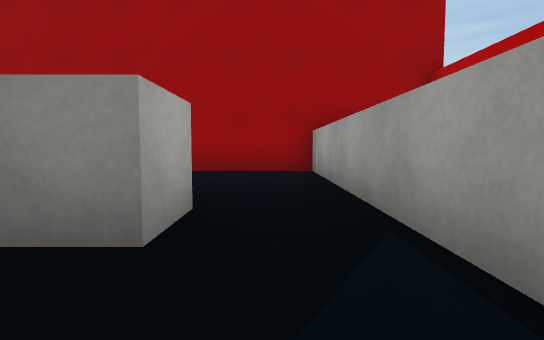
View 1 (above)

24 first-person views from a walk through a scene from a Unity 3-D project. The camera is 0.49 m above the floor, tilts 4° down and sees 80° across. The floor is counted in squares, 1 m on a side. Each view is taken from the middle of a square. On the plan, view 1 faces up. The plan holds only what a view shows up to about 9 squares ahead; the rest is blank. The place goes on beyond the plan. The player character is not drawn. Surface patterns are stand-ins for the level's own textures.

View 2
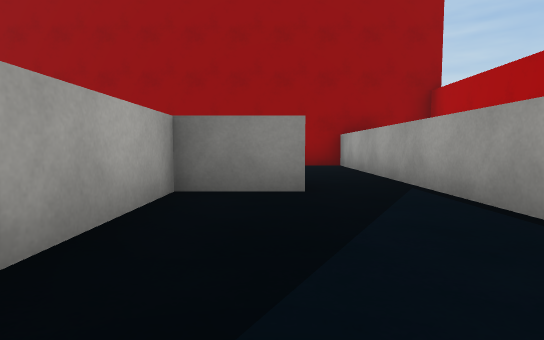

View 3
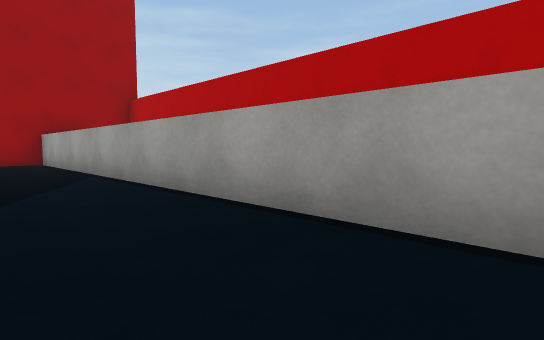

View 4
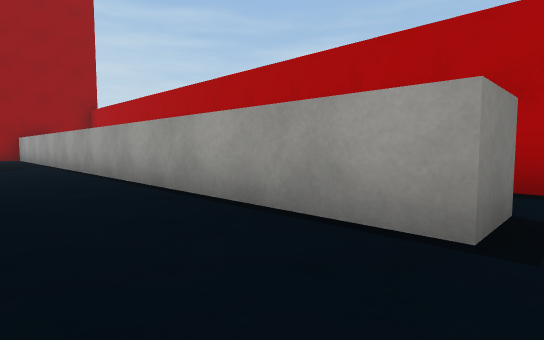

View 5
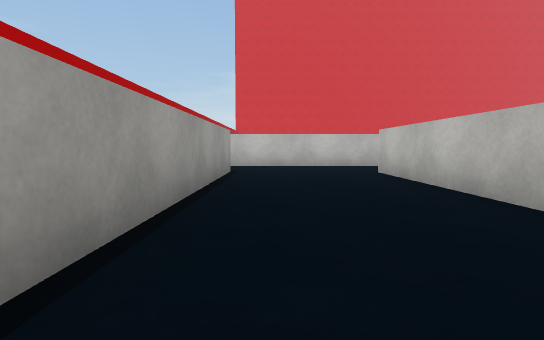

View 6
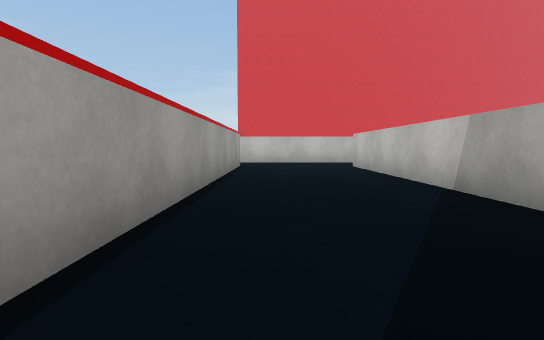

View 7
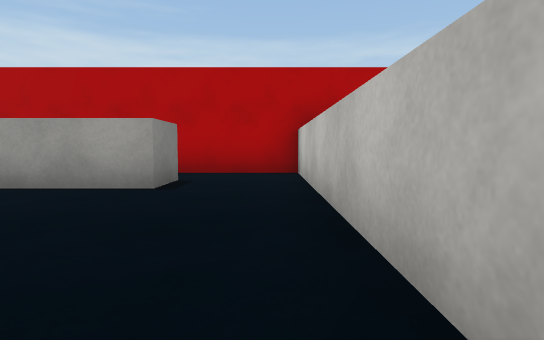

View 8
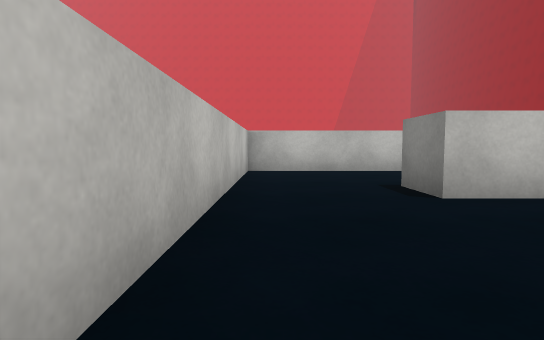

View 9
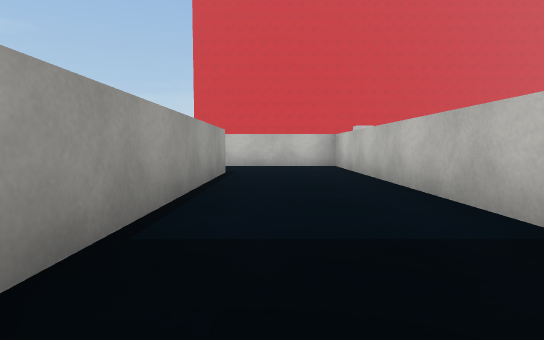

View 10
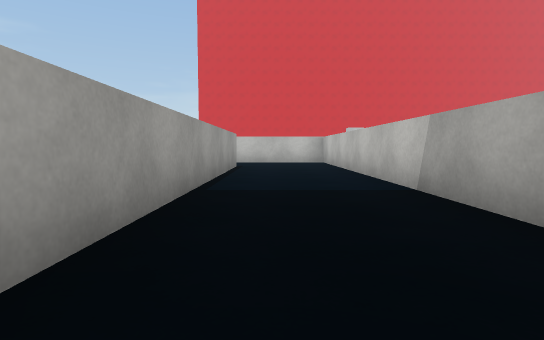

View 11
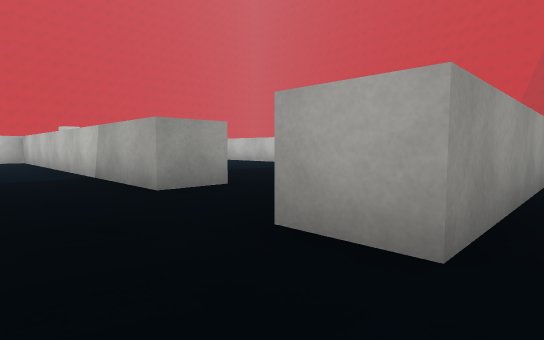

View 12
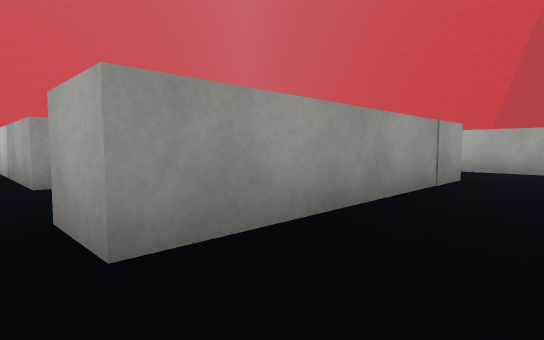

View 13
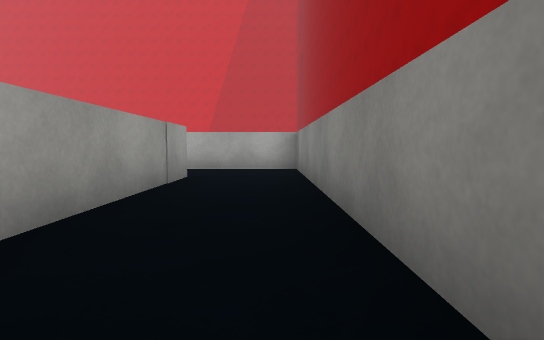

View 14
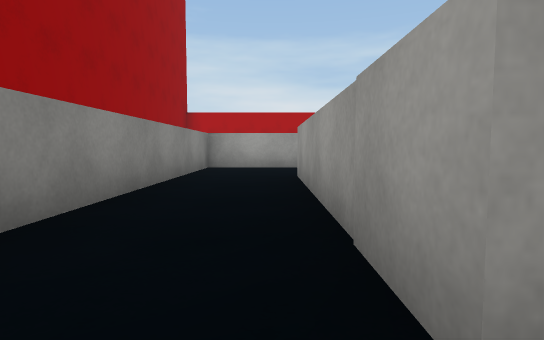

View 15
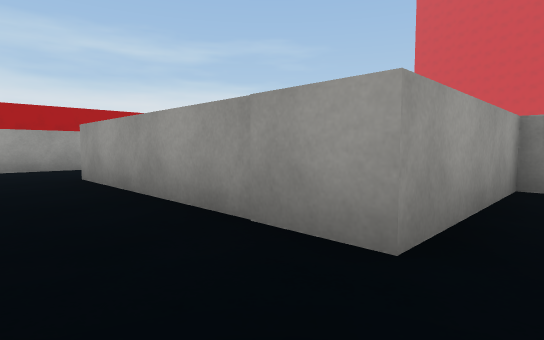

View 16
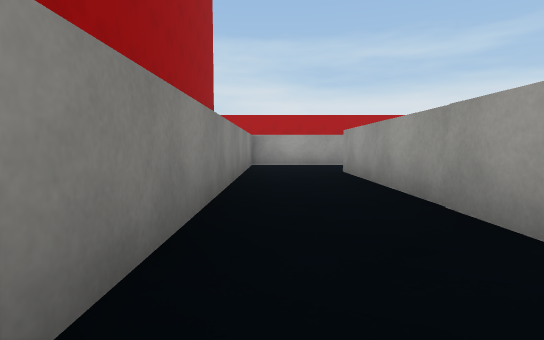

View 17
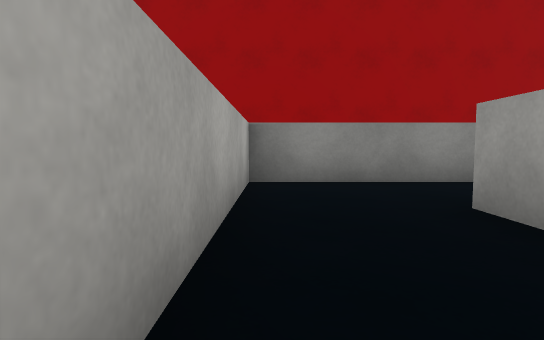

View 18
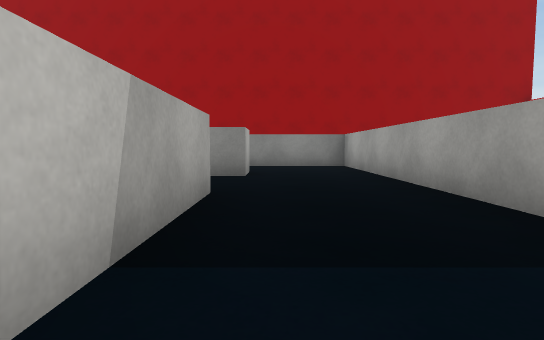

View 19
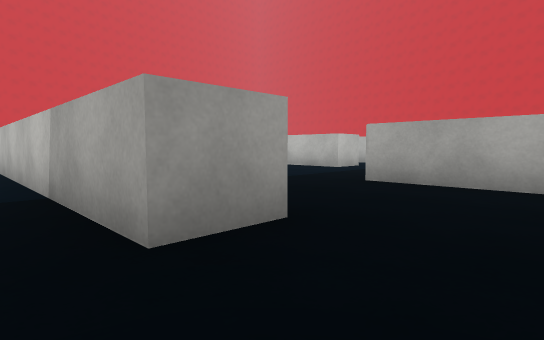

View 20
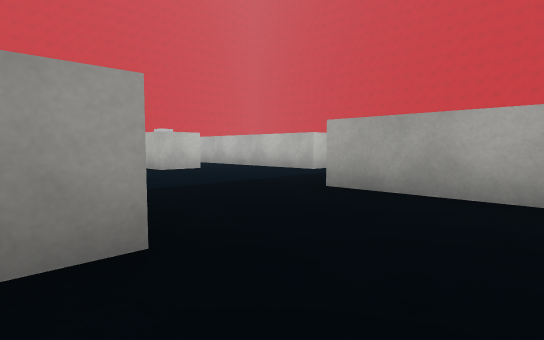

View 21
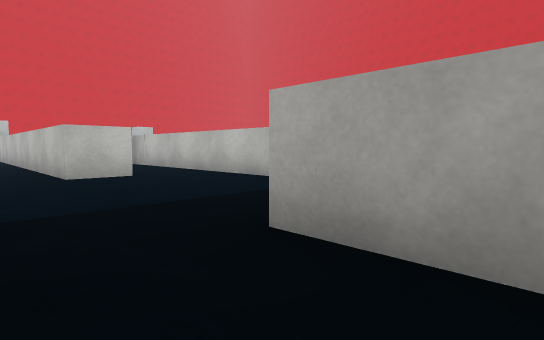

View 22
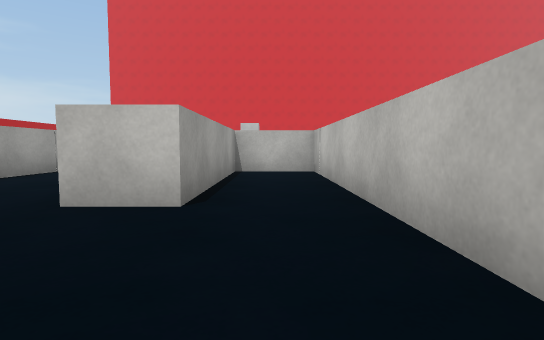

View 23
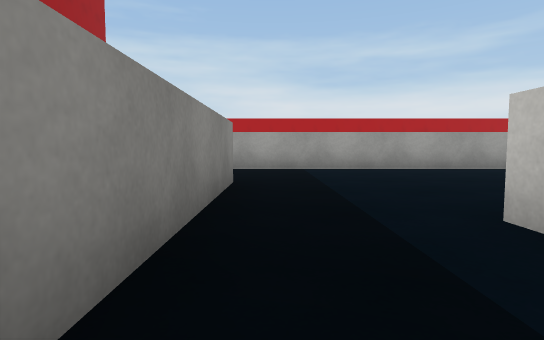

View 24
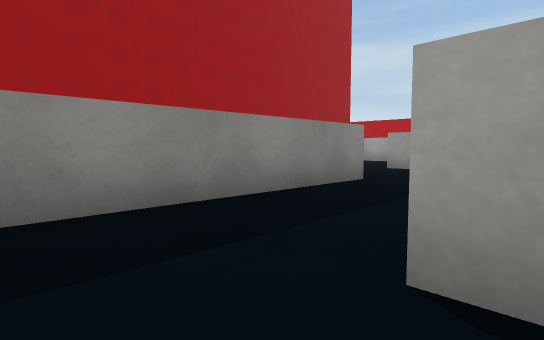

### Floor plan
Points are (right, up) in squares from view 1. A wall is a line through its corners. A room is listed if a view was taken in it or the views show most of it. See-through windows are left out.
Room 1 (views 1, 2, 3, 4, 5, 6, 8)
walls: (-2.1, 1.5) (-2.1, -7.4); (1.9, -7.6) (0.8, -7.6) (0.8, 6.7) (-1.8, 6.7); (-1.5, -9.5) (3.3, -9.5)
ways out: opening at (-2.5, -8.5) to room 2; opening at (1.5, -8.5)
objects: block (-2, 2) to (-1, 2)
Room 2 (views 7, 9, 10, 18, 19)
walls: (-2.1, -7.4) (-3.1, -7.4) (-3.1, 1.6); (-5.7, -0.5) (-5.7, -9.5) (-1.5, -9.5)
ways out: opening at (-2.5, -8.5) to room 1; opening at (-4.5, 2) to room 3; opening at (-6, 0.5) to room 4
Room 3 (views 11, 12, 13, 14, 15, 16, 17)
walls: (-10.4, -0.5) (-10.4, 2.6) (-5.5, 2.6) (-5.5, 1.6); (-3.1, 1.6) (-3.1, 4.6) (-12.3, 4.6) (-12.3, 0.2)
ways out: opening at (-4.5, 2) to room 2
Room 4 (views 20, 21, 22)
walls: (-11.9, -3.5) (-11.9, -9.5) (-10.4, -9.5) (-10.4, -5.7) (-9.1, -5.7); (-6.7, -5.4) (-6.7, -0.5) (-5.7, -0.5); (-9.4, 0.8) (-9.4, -1.5) (-11.4, -1.5); (-5.5, 1.6) (-6.1, 1.6)
ways out: opening at (-6, 0.5) to room 2; opening at (-12.5, -2.5) to room 5; opening at (-7.5, -5)
Room 5 (views 23, 24)
walls: (-12.9, -4) (-12.9, -3.5) (-11.9, -3.5); (-11.4, -1.5) (-13.9, -1.5)
ways out: opening at (-12.5, -2.5) to room 4

Where each view was taken, in squares from view 1:
view 1: 0 up, 0 right, facing up
view 2: 2 down, 1 left, facing up
view 3: 4 down, 1 left, facing up-right
view 4: 8 down, 1 left, facing up-right
view 5: 1 down, 0 right, facing down
view 6: 1 up, 0 right, facing down
view 7: 9 down, 3 left, facing right
view 8: 9 down, 1 right, facing left
view 9: 1 down, 4 left, facing down
view 10: 1 up, 4 left, facing down
view 11: 3 up, 4 left, facing down-left
view 12: 4 up, 5 left, facing down-left
view 13: 4 up, 5 left, facing left
view 14: 3 up, 11 left, facing right
view 15: 4 up, 11 left, facing down-right
view 16: 4 up, 12 left, facing right
view 17: 0 up, 12 left, facing up
view 18: 4 down, 5 left, facing up
view 19: 1 up, 5 left, facing down-left
view 20: 1 up, 6 left, facing down-left
view 21: 0 up, 8 left, facing down-left
view 22: 3 down, 11 left, facing down
view 23: 2 down, 14 left, facing right
view 24: 4 down, 14 left, facing up-right
